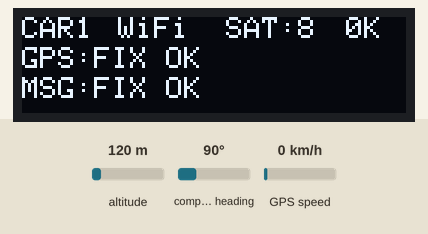
Simulated run of this sketch. Board: ESP32. On the bench: 128×32 one-colour display. The inputs (shaded band) are chosen by the test bench; at power-on: GPS speed 0 km/h, altitude 120 m, compass heading 90°. WiFi joins after 1.5 s; servers stay silent unless stated; uploads are accepted with an empty reply; the GPS gets a fix after 3 s at 37.7749, -122.4194 with 8 satellites; no radio packets arrive unless stated; what the sketch prints to the serial monitor is not drawn.

Above: at 3.9 s.
4.0 s: GPS speed set to 30 km/h
At 7.2 s:
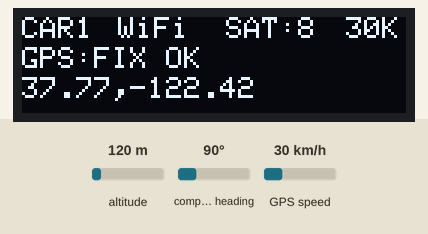
7.5 s: GPS speed set to 2 km/h
At 8.5 s:
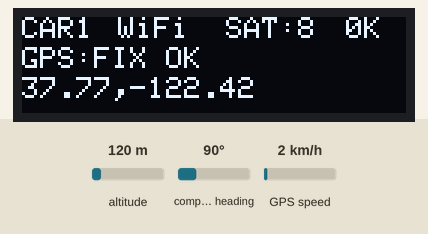
11.5 s: GPS speed set to 60 km/h
At 15.4 s:
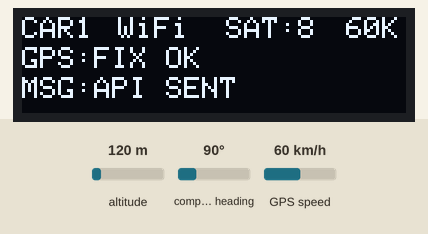
15.5 s: GPS speed set to 90 km/h
At 15.94 s:
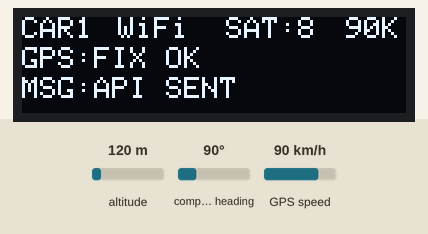
Timing chart, 0 to 18.5 s (numbered marks = the images above; inputs shaded):
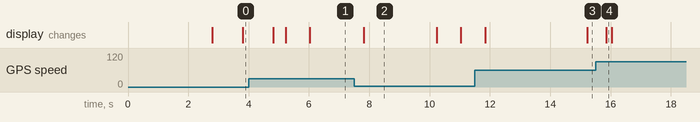

The sketch:

Transmitter-Main.ino
```cpp
#include <TinyGPS++.h>
#include <HardwareSerial.h>
#include <SPI.h>
#include <LoRa.h>
#include <Wire.h>
#include <Adafruit_GFX.h>
#include <Adafruit_SSD1306.h>
#include <WiFi.h>
#include <HTTPClient.h>
#include <WiFiClientSecure.h>

// =========================
// PATROL UNIT SETTINGS
// =========================
#define CAR_ID "CAR1"   // Change to CAR2 for second patrol car

// =========================
// WiFi & API SETTINGS
// =========================
const char* WIFI_SSID = "PNP-102";
const char* WIFI_PASSWORD = "1234567890";
const char* API_URL = "https://my-backend-874898295291.asia-southeast1.run.app/api/update-location";

// =========================
// GPS PINS
// =========================
#define GPS_RX 16
#define GPS_TX 17
#define GPS_BAUD 9600

// =========================
// LORA PINS
// =========================
#define LORA_SS   5
#define LORA_RST  14
#define LORA_DIO0 2
#define LORA_FREQ 433E6

// =========================
// OLED SETTINGS (128x32)
// =========================
#define SCREEN_WIDTH 128
#define SCREEN_HEIGHT 32
#define OLED_ADDR 0x3C
#define OLED_SDA 21
#define OLED_SCL 22

Adafruit_SSD1306 display(SCREEN_WIDTH, SCREEN_HEIGHT, &Wire, -1);

// =========================
// OBJECTS
// =========================
TinyGPSPlus gps;
HardwareSerial gpsSerial(2);

// =========================
// TIMING & CONNECTION
// =========================
unsigned long lastSendTime = 0;
const unsigned long sendInterval = 5000;

unsigned long popupUntil = 0;
String popupMessage = "BOOT";
bool gpsFixAnnounced = false;

// Connection Management
bool wifiConnected = false;
bool usingLoRa = false;
unsigned long lastWifiCheck = 0;
unsigned long wifiFailStartTime = 0;
const unsigned long wifiCheckInterval = 10000;
const unsigned long WIFI_FAIL_TIMEOUT = 20000; // 20 seconds before switching to LoRa

// =========================
// FUNCTIONS
// =========================
String buildPacket();
void sendLoRa(const String& message);
bool sendToAPI(const String& message);
void drawOLED();
void showPopup(const String& msg, unsigned long durationMs);
bool hasFixApprox();
String gpsStatusText();
void connectToWiFi();
void checkWiFiConnection();
String escapeJson(const String& input);

void setup() {
  Serial.begin(115200);
  gpsSerial.begin(GPS_BAUD, SERIAL_8N1, GPS_RX, GPS_TX);

  Wire.begin(OLED_SDA, OLED_SCL);
  if (!display.begin(SSD1306_SWITCHCAPVCC, OLED_ADDR)) {
    Serial.println("SSD1306 init failed");
    while (true);
  }

  display.clearDisplay();
  display.setTextSize(1);
  display.setTextColor(SSD1306_WHITE);
  display.setCursor(25, 10);
  display.println("PATROL " CAR_ID);
  display.display();
  delay(1200);

  // Connect to WiFi
  connectToWiFi();

  // Initialize LoRa (backup) - MUST MATCH RECEIVER SETTINGS
  SPI.begin();
  LoRa.setPins(LORA_SS, LORA_RST, LORA_DIO0);

  if (!LoRa.begin(LORA_FREQ)) {
    Serial.println("LoRa init failed!");
    showPopup("LORA FAIL", 3000);
  } else {
    // MUST MATCH RECEIVER
    LoRa.setTxPower(17);
    LoRa.setSpreadingFactor(12);
    LoRa.setSignalBandwidth(125E3);
    LoRa.setCodingRate4(5);
    LoRa.enableCrc();
    Serial.println("LoRa initialized as backup");
  }

  Serial.println("Patrol transmitter started.");
  Serial.println("WiFi primary (API), LoRa secondary (20s failover)");
  showPopup("TX READY", 1500);
}

void loop() {
  while (gpsSerial.available()) {
    gps.encode(gpsSerial.read());
  }

  if (hasFixApprox() && !gpsFixAnnounced) {
    gpsFixAnnounced = true;
    Serial.println("GPS fix successful");
    showPopup("FIX OK", 2000);
  }

  if (!gps.location.isValid()) {
    gpsFixAnnounced = false;
  }

  // Check WiFi connection periodically
  checkWiFiConnection();

  if (millis() - lastSendTime >= sendInterval) {
    lastSendTime = millis();

    if (gps.location.isValid()) {
      String packet = buildPacket();
      bool sent = false;

      // Try WiFi first (API) if not already in LoRa mode
      if (!usingLoRa && WiFi.status() == WL_CONNECTED) {
        sent = sendToAPI(packet);
        if (sent) {
          Serial.println("Sent via WiFi/API: " + packet);
          showPopup("API SENT", 800);
          // Reset fail timer on successful send
          wifiFailStartTime = 0;
        } else {
          Serial.println("API send failed");
          // Start fail timer if this is the first failure
          if (wifiFailStartTime == 0) {
            wifiFailStartTime = millis();
            Serial.println("WiFi failure detected, will switch to LoRa after 20 seconds");
            showPopup("WiFi ERR", 1200);
          }
        }
      }

      // Check if we should use LoRa (either already using it or WiFi failed for 20 seconds)
      if (!sent && (usingLoRa || (wifiFailStartTime > 0 && (millis() - wifiFailStartTime >= WIFI_FAIL_TIMEOUT)))) {
        if (!usingLoRa) {
          // Switch to LoRa mode after 20 seconds
          usingLoRa = true;
          Serial.println("Switching to LoRa mode (WiFi failed for 20 seconds)");
          showPopup("SWITCH LORA", 2000);
        }
        sendLoRa(packet);
        Serial.println("Sent via LoRa: " + packet);
        showPopup("LORA SENT", 800);
      } else if (!sent && wifiFailStartTime > 0 && (millis() - wifiFailStartTime < WIFI_FAIL_TIMEOUT)) {
        // Still in grace period, don't send anything
        unsigned long remaining = (WIFI_FAIL_TIMEOUT - (millis() - wifiFailStartTime)) / 1000;
        Serial.print("Waiting ");
        Serial.print(remaining);
        Serial.println(" seconds before switching to LoRa");
        showPopup("WAIT " + String(remaining) + "s", 1000);
      }
    } else {
      Serial.println("No valid GPS fix yet.");
      showPopup("WAIT GPS", 1200);
    }
  }

  drawOLED();
}

void connectToWiFi() {
  WiFi.begin(WIFI_SSID, WIFI_PASSWORD);
  Serial.print("Connecting to WiFi");
  showPopup("WiFi CONN", 1500);

  int attempts = 0;
  while (WiFi.status() != WL_CONNECTED && attempts < 20) {
    delay(500);
    Serial.print(".");
    attempts++;
  }

  if (WiFi.status() == WL_CONNECTED) {
    Serial.println("\nWiFi connected!");
    Serial.print("IP address: ");
    Serial.println(WiFi.localIP());
    showPopup("WiFi OK", 1500);
    wifiConnected = true;
    usingLoRa = false;
    wifiFailStartTime = 0;
  } else {
    Serial.println("\nWiFi connection failed! Starting with LoRa.");
    showPopup("WiFi FAIL", 1500);
    wifiConnected = false;
    usingLoRa = true;
  }
}

void checkWiFiConnection() {
  if (millis() - lastWifiCheck >= wifiCheckInterval) {
    lastWifiCheck = millis();

    if (WiFi.status() != WL_CONNECTED) {
      if (wifiConnected) {
        Serial.println("WiFi connection lost!");
        showPopup("WiFi LOST", 1500);
        wifiConnected = false;
        // Start the 20 second timer
        if (wifiFailStartTime == 0 && !usingLoRa) {
          wifiFailStartTime = millis();
          Serial.println("WiFi lost, will switch to LoRa after 20 seconds");
        }
      }
      // Try to reconnect
      WiFi.reconnect();
    } else {
      if (!wifiConnected) {
        wifiConnected = true;
        Serial.println("WiFi reconnected!");
        showPopup("WiFi BACK", 1500);
        // Reset LoRa mode and fail timer
        usingLoRa = false;
        wifiFailStartTime = 0;
      }
    }
  }
}

bool sendToAPI(const String& message) {
  if (WiFi.status() != WL_CONNECTED) {
    Serial.println("WiFi not connected");
    return false;
  }

  // Create JSON payload matching your receiver's format
  String jsonPayload = "{";
  jsonPayload += "\"packet\":\"" + escapeJson(message) + "\",";
  jsonPayload += "\"source\":\"wifi_direct\",";
  jsonPayload += "\"rssi\":0";
  jsonPayload += "}";

  Serial.println("Sending JSON to API: " + jsonPayload);

  // Create secure client for HTTPS
  WiFiClientSecure client;
  client.setInsecure(); // Skip SSL verification for testing

  HTTPClient http;
  http.begin(client, API_URL);
  http.setTimeout(10000);
  http.addHeader("Content-Type", "application/json");
  http.addHeader("Connection", "close");

  int httpResponseCode = http.POST(jsonPayload);

  if (httpResponseCode > 0) {
    Serial.print("HTTP Response code: ");
    Serial.println(httpResponseCode);
    String response = http.getString();
    Serial.println("Response: " + response);
    http.end();
    return (httpResponseCode == 200);
  } else {
    Serial.print("Error on HTTP request: ");
    Serial.println(httpResponseCode);
    http.end();
    return false;
  }
}

String buildPacket() {
  double lat = gps.location.lat();
  double lng = gps.location.lng();

  double speedKmph = 0.0;
  if (gps.speed.isValid()) {
    speedKmph = gps.speed.kmph();
    if (speedKmph < 3.0) speedKmph = 0.0;
  }

  int sats = gps.satellites.isValid() ? gps.satellites.value() : 0;

  String timestamp = "0";
  if (gps.date.isValid() && gps.time.isValid()) {
    char buf[25];
    snprintf(
      buf, sizeof(buf),
      "%04d-%02d-%02d %02d:%02d:%02d",
      gps.date.year(),
      gps.date.month(),
      gps.date.day(),
      gps.time.hour(),
      gps.time.minute(),
      gps.time.second()
    );
    timestamp = String(buf);
  }

  // 6-field format (MATCHES RECEIVER EXPECTATION):
  // CAR1,lat,lng,speed,sats,timestamp
  String packet = String(CAR_ID) + "," +
                  String(lat, 6) + "," +
                  String(lng, 6) + "," +
                  String(speedKmph, 2) + "," +
                  String(sats) + "," +
                  timestamp;

  return packet;
}

void sendLoRa(const String& message) {
  LoRa.beginPacket();
  LoRa.print(message);
  LoRa.endPacket();
}

bool hasFixApprox() {
  int sats = gps.satellites.isValid() ? gps.satellites.value() : 0;
  return gps.location.isValid() && sats >= 4;
}

String gpsStatusText() {
  if (!gps.location.isValid()) return "NO FIX";
  if (hasFixApprox()) return "FIX OK";
  return "WEAK";
}

void showPopup(const String& msg, unsigned long durationMs) {
  popupMessage = msg;
  popupUntil = millis() + durationMs;
}

String escapeJson(const String& input) {
  String out = "";
  for (size_t i = 0; i < input.length(); i++) {
    char c = input[i];
    if (c == '\"') out += "\\\"";
    else if (c == '\\') out += "\\\\";
    else if (c == '\n') out += "\\n";
    else if (c == '\r') out += "\\r";
    else if (c == '\t') out += "\\t";
    else out += c;
  }
  return out;
}

void drawOLED() {
  int sats = gps.satellites.isValid() ? gps.satellites.value() : 0;
  double speedKmph = gps.speed.isValid() ? gps.speed.kmph() : 0.0;
  if (speedKmph < 3.0) speedKmph = 0.0;

  display.clearDisplay();
  display.setTextColor(SSD1306_WHITE);
  display.setTextSize(1);

  display.setCursor(0, 0);
  display.print(CAR_ID);

  // Show connection status
  display.setCursor(32, 0);
  if (usingLoRa) {
    display.print("LoRa");
  } else if (WiFi.status() == WL_CONNECTED) {
    display.print("WiFi");
  } else {
    display.print("FAIL");
  }

  display.setCursor(68, 0);
  display.print("SAT:");
  display.print(sats);

  display.setCursor(108, 0);
  display.print((int)speedKmph);
  display.print("K");

  display.setCursor(0, 10);
  display.print("GPS:");
  display.print(gpsStatusText());

  display.setCursor(0, 20);
  if (millis() < popupUntil) {
    display.print("MSG:");
    display.print(popupMessage);
  } else {
    if (gps.location.isValid()) {
      display.print(gps.location.lat(), 2);
      display.print(",");
      display.print(gps.location.lng(), 2);
    } else {
      display.print("LAT/LNG: --");
    }
  }

  display.display();
}
```

Measured:
- after the input at 4.0 s, the display: first changes after 0.81 s (image 1 shows a later state)
- after the input at 7.5 s, the display: changes after 0.32 s (image 2)
- after the input at 11.5 s, the display: first changes after 0.34 s (image 3 shows a later state)
- after the input at 15.5 s, the display: changes after 0.35 s (image 4)
- what the display in image 2 shows lasts 2.4 s, from 7.8 s to 10.2 s
